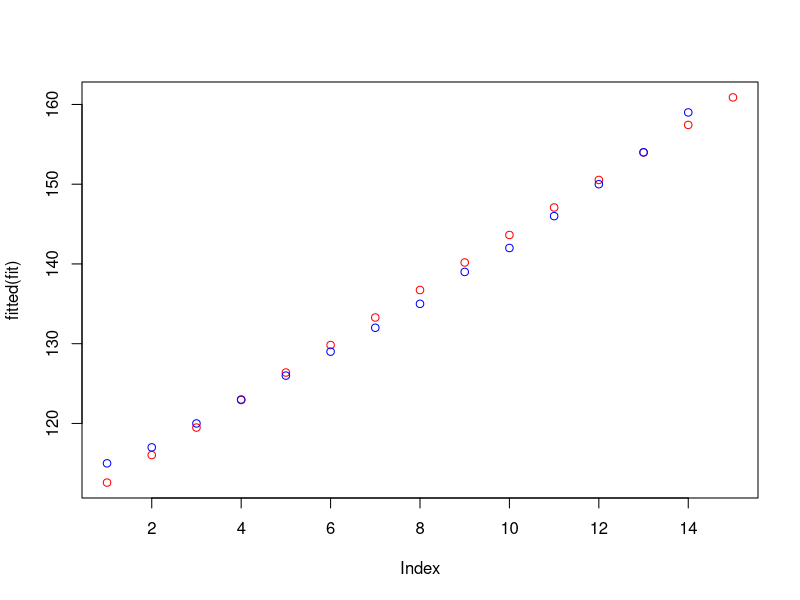

R code for this plot:
# Clase de R: 
# Ejemplo 2 # Ejemplo de regresion

data(women)  # cargar data de ejemplo, alto vs peso de personas
fit <-lm(weight ~ height, data=women) # correr la regresion (funcion lm)
summary(fit)
plot(fitted(fit) , col="red")
points(women$weight, col="blue")
